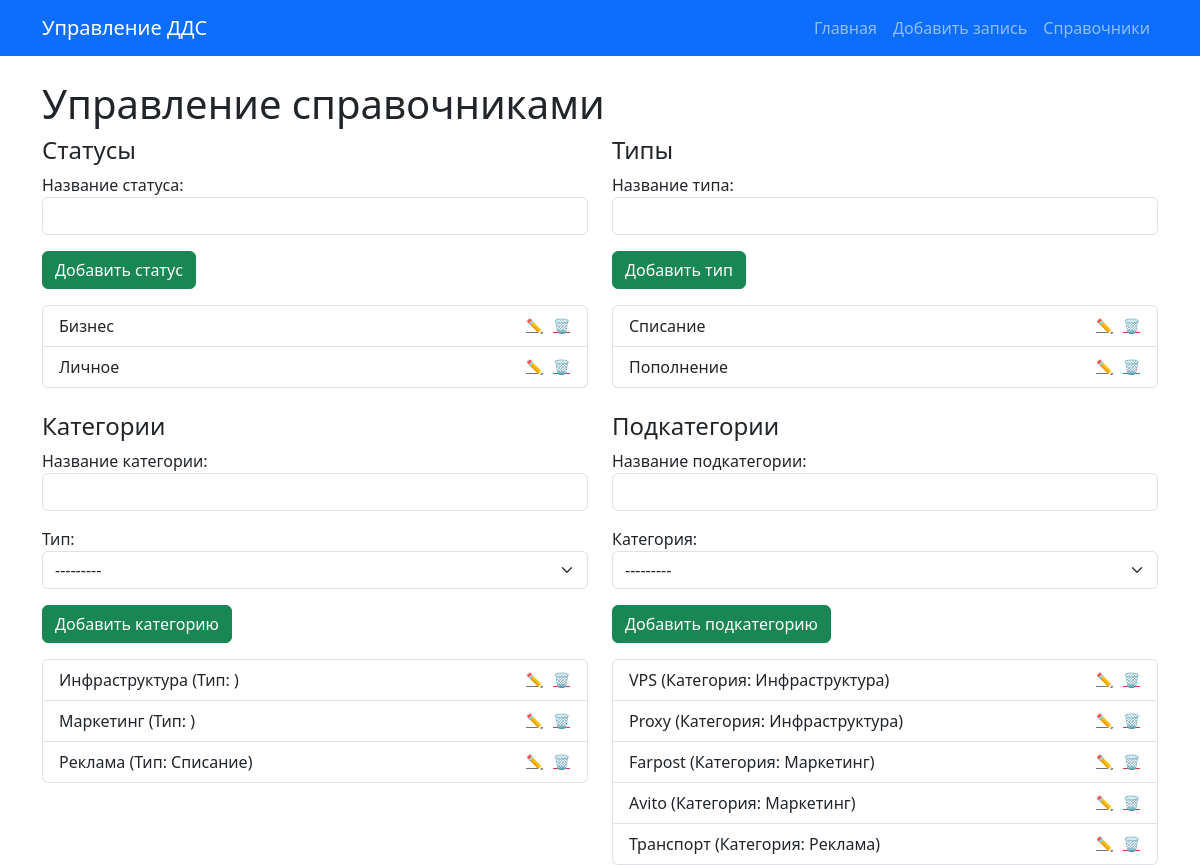
Page /references/ on the committed database.
### cashflow_app/models.py (models this page shows, shortened)
class Status(models.Model):
    name = models.CharField(max_length=50)
    class Meta:
        verbose_name = "Статус"
        verbose_name_plural = "Статусы"

class Type(models.Model):
    name = models.CharField(max_length=50)
    def __str__(self):
        return self.name
    class Meta:
        verbose_name = "Тип"
        verbose_name_plural = "Типы"

class Category(models.Model):
    name = models.CharField(max_length=50)
    type = models.ForeignKey(Type, on_delete=models.CASCADE, null=True, blank=True)
    def __str__(self):
        if self.type:
            return f"{self.name} ({self.type.name})"
        return self.name
    class Meta:
        verbose_name = "Категория"
        verbose_name_plural = "Категории"

class SubCategory(models.Model):
    name = models.CharField(max_length=50)
    category = models.ForeignKey(Category, on_delete=models.CASCADE)
    class Meta:
        verbose_name = "Подкатегория"
        verbose_name_plural = "Подкатегории"

### cashflow_app/views.py (the view, shortened to what this page needs)
# urls.py: path('references/', views.manage_reference_data, name='manage_reference'),
def manage_reference_data(request):
    status_form = StatusForm(request.POST or None, prefix='status')
    type_form = TypeForm(request.POST or None, prefix='type')
    category_form = CategoryForm(request.POST or None, prefix='category')
    subcategory_form = SubCategoryForm(request.POST or None, prefix='subcategory')
    context = {
        'status_form': status_form,
        'type_form': type_form,
        'category_form': category_form,
        'subcategory_form': subcategory_form,
        'statuses': Status.objects.all(),
        'types': Type.objects.all(),
        'categories': Category.objects.all(),
        'subcategories': SubCategory.objects.all(),
    }
    return render(request, 'manage_reference_data.html', context)

### cashflow_app/forms.py
class StatusForm(forms.ModelForm):
    class Meta:
        model = Status
        fields = ['name']
        labels = {'name': 'Название статуса'}
        widgets = {
            'name': forms.TextInput(attrs={'class': 'form-control'}),
        }

class TypeForm(forms.ModelForm):
    class Meta:
        model = Type
        fields = ['name']
        labels = {'name': 'Название типа'}
        widgets = {
            'name': forms.TextInput(attrs={'class': 'form-control'}),
        }

### templates/manage_reference_data.html (shortened to what this page needs)
{% extends 'base.html' %}
{% block content %}
<h1>Управление справочниками</h1>
<div class="row">
    <div class="col-md-6">
        <h4>Статусы</h4>
        <form method="post">
            {{ status_form.as_p }}
            <button type="submit" name="submit_status" class="btn btn-success">Добавить статус</button>
        </form>
        <ul class="list-group mt-3">
            {% for s in statuses %}
                <li class="list-group-item d-flex justify-content-between align-items-center">
                    <span>{{ s.name }}</span>
                    <div class="btn-group btn-group-sm">
                        <a href="{% url 'edit_reference' 'status' s.id %}" class="btn btn-link text-secondary p-0" title="Редактировать">
                            ✏️
                        </a>
                        <a href="{% url 'delete_reference' 'status' s.id %}" class="btn btn-link text-danger p-0 ms-2" title="Удалить" onclick="return confirm('Вы уверены, что хотите удалить этот элемент?');">
                            🗑️
                        </a>
                    </div>
                </li>
            {% endfor %}
        </ul>
    </div>
    <div class="col-md-6">
        <h4>Типы</h4>
        <form method="post">
            {{ type_form.as_p }}
            <button type="submit" name="submit_type" class="btn btn-success">Добавить тип</button>
        </form>
        <ul class="list-group mt-3">
            {% for t in types %}
                <li class="list-group-item d-flex justify-content-between align-items-center">
                    <span>{{ t.name }}</span>
                    <div class="btn-group btn-group-sm">
                        <a href="{% url 'edit_reference' 'type' t.id %}" class="btn btn-link text-secondary p-0" title="Редактировать">
                            ✏️
                        </a>
                        <a href="{% url 'delete_reference' 'type' t.id %}" class="btn btn-link text-danger p-0 ms-2" title="Удалить" onclick="return confirm('Вы уверены, что хотите удалить этот элемент?');">
                            🗑️
                        </a>
                    </div>
                </li>
            {% endfor %}
        </ul>
    </div>
    <div class="col-md-6 mt-4">
        <h4>Категории</h4>
        <form method="post">
            {{ category_form.as_p }}
            <button type="submit" name="submit_category" class="btn btn-success">Добавить категорию</button>
        </form>
        <ul class="list-group mt-3">
            {% for c in categories %}
                <li class="list-group-item d-flex justify-content-between align-items-center">
                    <span>{{ c.name }} (Тип: {{ c.type.name }})</span>
                    <div class="btn-group btn-group-sm">
                        <a href="{% url 'edit_reference' 'category' c.id %}" class="btn btn-link text-secondary p-0" title="Редактировать">
                            ✏️
                        </a>
                        <a href="{% url 'delete_reference' 'category' c.id %}" class="btn btn-link text-danger p-0 ms-2" title="Удалить" onclick="return confirm('Вы уверены, что хотите удалить этот элемент?');">
                            🗑️
                        </a>
                    </div>
                </li>
            {% endfor %}
        </ul>
    </div>
    <div class="col-md-6 mt-4">
        <h4>Подкатегории</h4>
        <form method="post">
            {{ subcategory_form.as_p }}
            <button type="submit" name="submit_subcategory" class="btn btn-success">Добавить подкатегорию</button>
        </form>
        <ul class="list-group mt-3">
            {% for sub in subcategories %}
                <li class="list-group-item d-flex justify-content-between align-items-center">
                    <span>{{ sub.name }} (Категория: {{ sub.category.name }})</span>
                    <div class="btn-group btn-group-sm">
                        <a href="{% url 'edit_reference' 'subcategory' sub.id %}" class="btn btn-link text-secondary p-0" title="Редактировать">
                            ✏️
                        </a>
                        <a href="{% url 'delete_reference' 'subcategory' sub.id %}" class="btn btn-link text-danger p-0 ms-2" title="Удалить" onclick="return confirm('Вы уверены, что хотите удалить этот элемент?');">
                            🗑️
                        </a>
                    </div>
                </li>
            {% endfor %}
        </ul>
    </div>
</div>
{% endblock %}

### templates/base.html (shortened to what this page needs)
<!DOCTYPE html>
<html lang="ru">
<head>
    <link href="https://cdn.jsdelivr.net/npm/bootstrap@5.3.0/dist/css/bootstrap.min.css" rel="stylesheet">
</head>
<body>
    <nav class="navbar navbar-expand-lg navbar-dark bg-primary mb-4">
        <div class="container">
            <a class="navbar-brand" href="/">Управление ДДС</a>
            <div class="collapse navbar-collapse">
                <ul class="navbar-nav ms-auto">
                    <li class="nav-item">
                        <a class="nav-link" href="/">Главная</a>
                    </li>
                    <li class="nav-item">
                        <a class="nav-link" href="{% url 'record_create' %}">Добавить запись</a>
                    </li>
                    <li class="nav-item">
                        <a class="nav-link" href="{% url 'manage_reference' %}">Справочники</a>
                    </li>
                </ul>
            </div>
        </div>
    </nav>
    <div class="container">
        {% block content %}{% endblock %}
    </div>
</body>
</html>

### rows in the picture
Status: name "Бизнес"
Status: name "Личное"
Type: name "Списание"
Type: name "Пополнение"
Category: name "Инфраструктура"
Category: name "Маркетинг"
Category: name "Реклама", type.name "Списание"
SubCategory: name "VPS", category.name "Инфраструктура"
SubCategory: name "Proxy", category.name "Инфраструктура"
SubCategory: name "Farpost", category.name "Маркетинг"
SubCategory: name "Avito", category.name "Маркетинг"
SubCategory: name "Транспорт", category.name "Реклама"
